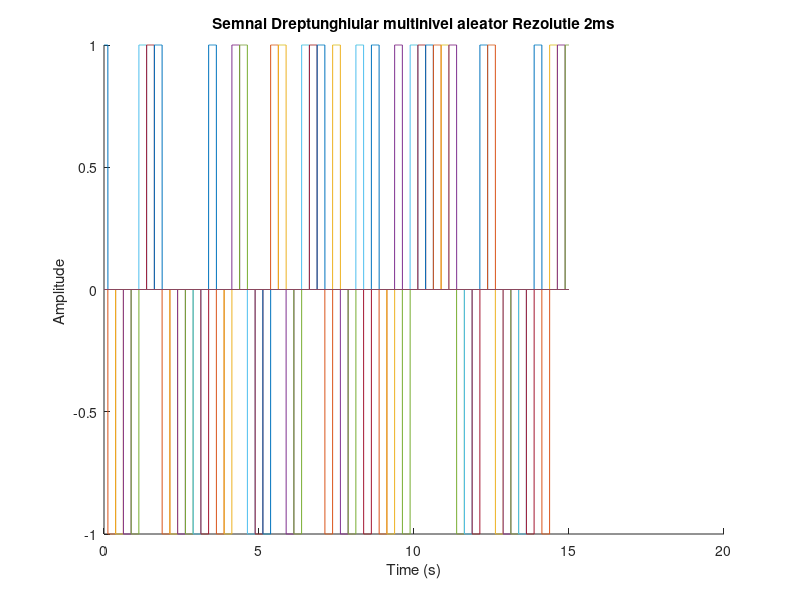
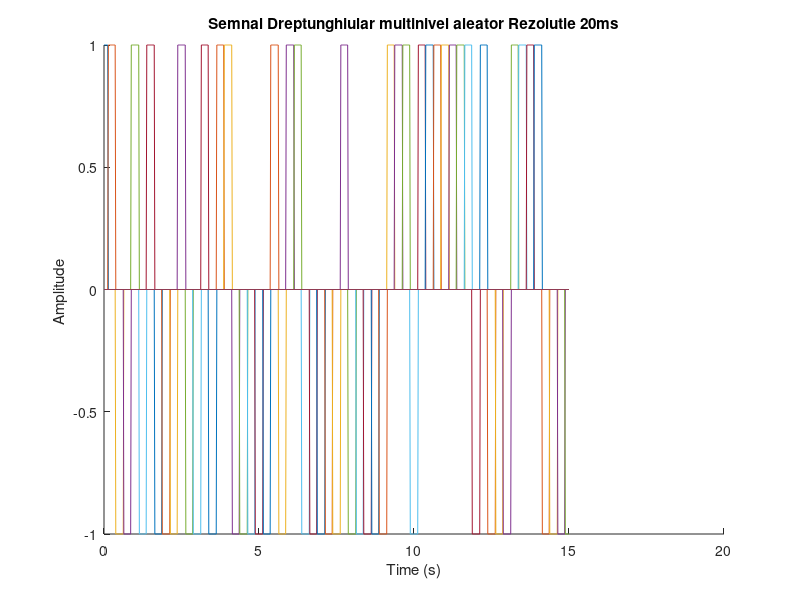
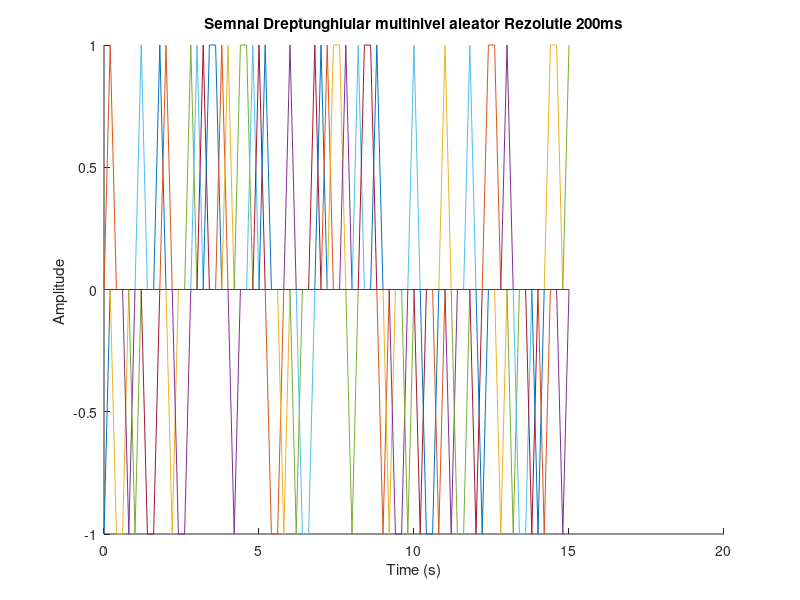

Reproduce these figures in MATLAB, in order.
function aex3()

%PRCIZARE: am explicat toate functiile doar odata (la punctul "a" din ex3).
%Cauza fiind folosirea multipla  a acestora
% rezulta , pentru punctele " b,c,d " am obmis comentariile
%singura diferenta a punctelor "b,c,d" este modificarea intervalului 
%in care pot varia impulsurile aleatoare...

% Va multumesc pentru intelegere

t=0:0.002:15;  %rezolutie 2ms
niv = [ -1 1 ];  %intervalul pentru nivele
figure(1)        
hold on
title('Semnal Dreptunghiular multinivel aleator Rezolutie 2ms')
xlabel('Time (s)')
ylabel('Amplitude ')
 
for n=0:0.25:40
    y = datasample(niv, 1) %y ia valori random pe nivelul dat 
    plot(t, y*rectpuls(t-n, 0.25)) %se traseaza graficul A(t) 
                                    %rectplus returneaza ipulsuri care 
                                    % au pozitia pe OX "t-n" timp-0.25 care
                                    % este perioada impulsului. 
                                    % La 0.25 se realizeaza impulsul.
                                    % Astfel , daca avem o
                                    % rezolutie temporala de 200ms punctele
                                    % pe care se traseaza graficul sunt
                                    % "rare" si se observa deformari
                                    % considerabile. Pentru a scapa de
                                    % "distorsiuni vizuale" alegem varianta
                                    % de rezolutie 20ms.
                               
end


t=0:0.02:15;    %rezolutie 20ms
niv = [ -1 1 ];


figure(2)   %se da un numar figurii pentru a putea distinge figurile 
            %in momentul afisarii.
            
hold on  %se creaza o noua figura - un alt grafic si retine informatiile-
         % in acesta ...

    %Urmeaza campurile de cod care afiseaza :
    
    %titlul figurii (1) 
    % textul "Time(s)" pe axa OX
    % textul "Amplitude" pe axa OY
title('Semnal Dreptunghiular multinivel aleator Rezolutie 20ms')
xlabel('Time (s)')
ylabel('Amplitude ')
 
for n=0:0.25:40
    y = datasample(niv, 1)
    plot(t, y*rectpuls(t-n, 0.25)) %se traseaza graficul
end


t=0:0.2:15; %rezolutie 2ms
niv = [ -1 1 ];
figure(3)
hold on  %se creaza o noua figura
title('Semnal Dreptunghiular multinivel aleator Rezolutie 200ms')
xlabel('Time (s)')
ylabel('Amplitude ')
 
for n=0:0.25:40
    y = datasample(niv, 1)
    plot(t, y*rectpuls(t-n, 0.25)) %trasarea graficului
end

end